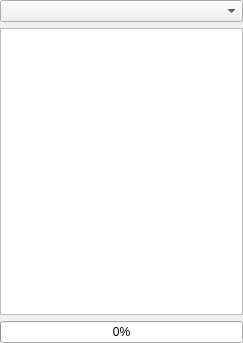
<ui version="4.0" >
 <class>XmlPresentationWidget</class>
 <widget class="QWidget" name="XmlPresentationWidget" >
  <property name="geometry" >
   <rect>
    <x>0</x>
    <y>0</y>
    <width>243</width>
    <height>343</height>
   </rect>
  </property>
  <property name="windowTitle" >
   <string>Form</string>
  </property>
  <layout class="QVBoxLayout" >
   <property name="margin" >
    <number>0</number>
   </property>
   <property name="spacing" >
    <number>6</number>
   </property>
   <item>
    <widget class="QComboBox" name="m_presentationComboBox" />
   </item>
   <item>
    <widget class="QTreeView" name="m_presentationTreeView" >
     <property name="dragEnabled" >
      <bool>true</bool>
     </property>
     <property name="selectionBehavior" >
      <enum>QAbstractItemView::SelectItems</enum>
     </property>
    </widget>
   </item>
   <item>
    <widget class="QProgressBar" name="m_presentationProgressBar" >
     <property name="value" >
      <number>0</number>
     </property>
     <property name="orientation" >
      <enum>Qt::Horizontal</enum>
     </property>
    </widget>
   </item>
  </layout>
 </widget>
 <resources/>
 <connections/>
</ui>
